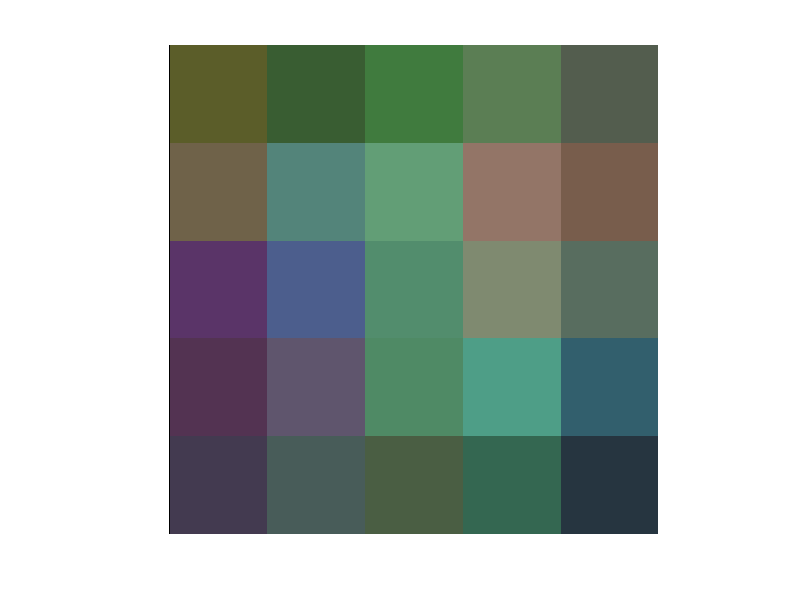

Recreate this plot in MATLAB.
% generate random image

clear all;

height = input('Height >> ');
width = input('Width >> ');

I = zeros(height,width,3);

for y=1:width
    for x=1:height
        I(x,y,1) = uint8(rand*255)+1;
        I(x,y,2) = uint8(rand*255)+1;
        I(x,y,3) = uint8(rand*255)+1;
    end
end

% smooth

h = fspecial('gaussian');
for i=1:10
    if uint8(rand)
        I = imfilter(I,h);
    end
end

if uint8(rand)
        I = I/2;
end

imshow(uint8(I));
imwrite(uint8(I),'output.jpg','jpg');
